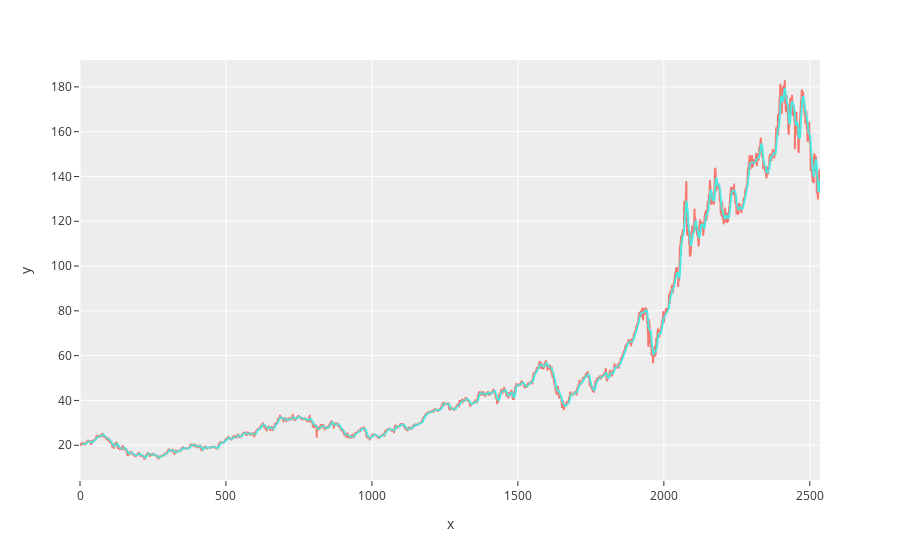

The code cell stored with this chart in its notebook:
### Code cell
fig = px.line(x=apple_df.index, y= apple_df.Open)
fig.add_trace(px.line(x=apple_df.index, y= apple_df["Open_MA_7"]).data[0])
fig["data"][1]["line"]["color"]= "#4BE8E0"
fig.show()

### Figure 1 — Plotly figure (JSON) as saved in the notebook; plotly's stock layout.template omitted (floating-point values rounded to 4 significant figures; data arrays with more than 128 entries replaced by an {"elided": "..."} marker saying what was removed)
{"data": [{"hovertemplate": "x=%{x}<br>y=%{y}<extra></extra>", "legendgroup": "", "line": {"color": "#F8766D", "dash": "solid"}, "marker": {"symbol": "circle"}, "mode": "lines", "name": "", "showlegend": false, "type": "scattergl", "x": {"elided": "2536 int values"}, "xaxis": "x", "y": {"elided": "2536 float values"}, "yaxis": "y"}, {"hovertemplate": "x=%{x}<br>y=%{y}<extra></extra>", "legendgroup": "", "line": {"color": "#4BE8E0", "dash": "solid"}, "marker": {"symbol": "circle"}, "mode": "lines", "name": "", "showlegend": false, "type": "scattergl", "x": {"elided": "2536 int values"}, "xaxis": "x", "y": {"elided": "2536 float values"}, "yaxis": "y"}], "layout": {"legend": {"tracegroupgap": 0}, "margin": {"t": 60}, "xaxis": {"anchor": "y", "domain": [0, 1], "title": {"text": "x"}}, "yaxis": {"anchor": "x", "domain": [0, 1], "title": {"text": "y"}}}}
